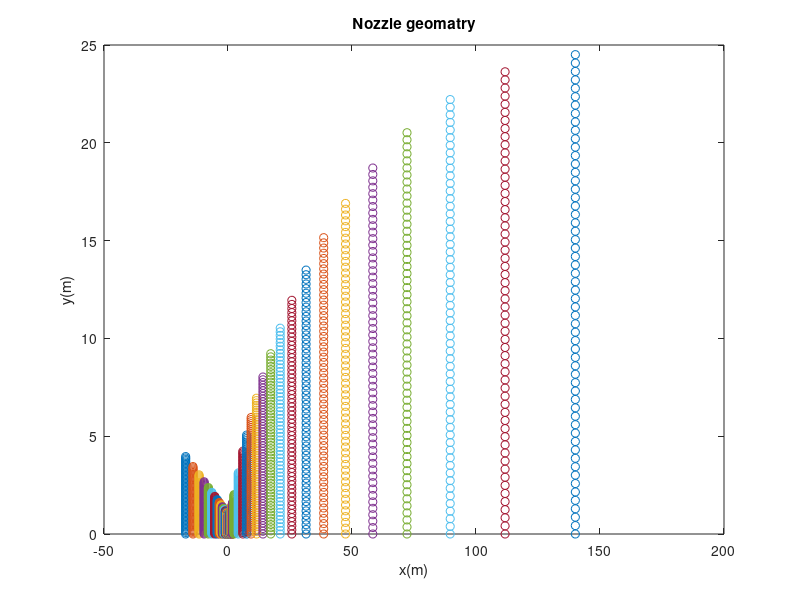
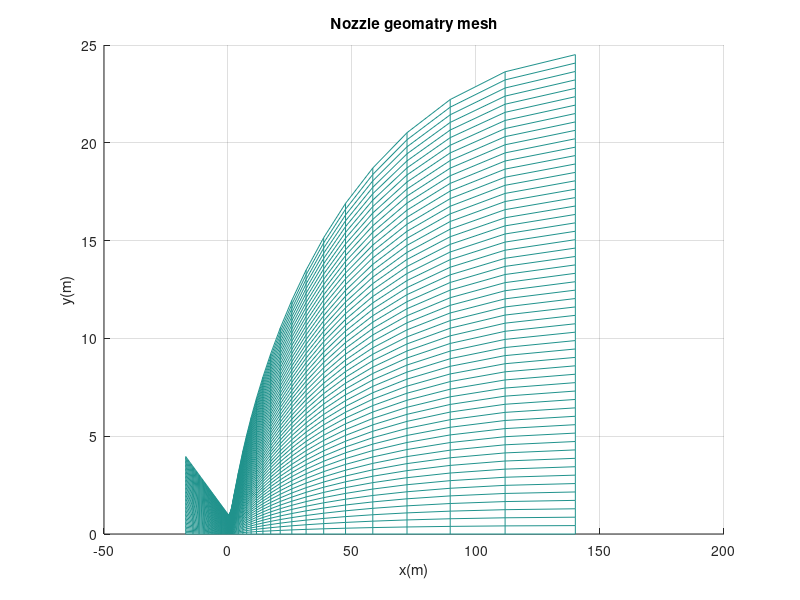

Reproduce these figures in MATLAB, in order. (Note: a time limit stopped this script after it produced the figures.)
%%%%%%%%%%%%%%%%%%%%%%%%%%%%%%%%%%%%%%%%%%%%%%%%%%%%%%%%%%%%%%%%%%%%%%%%%%%%%%

% INPUTS
% 1. 2D, grids data points file in .csv format. Which has (x,y) coordinates of
% all points of 2D plane
% 2. How many points are in x direction and in y direction
% 3. U = [rho, rho*u, rho*v, rho*w, e] at evrey point on 2D plane
% 4. Residual file, which has all five residual with time 
%%%%%%%%%%%%%%%%%%%%%%%%%%%%%%%%%%%%%%%%%%%%%%%%%%%%%%%%%%%%%%%%%%%%%%%%%%%%%%

%%%%%%%%%%%%%%%%%%%%%%%%%%%%%%%%%%%%%%%%%%%%%%%%%%%%%%%%%%%%%%%%%%%%%%%%%%%%%%
% OUTPUTS
% 1. Will plot the grids point to see the geomatry
% 2. All residial plots and automatically save them   
% 3. Plot density, X-velocity, Y-velocity, Z-velocity, p, T and Mach number(M)
% at evrey point on 2D plane
%%%%%%%%%%%%%%%%%%%%%%%%%%%%%%%%%%%%%%%%%%%%%%%%%%%%%%%%%%%%%%%%%%%%%%%%%%%%%%

clear('all');
clc ;
% grids =  csvread('gridss_Bump_2D.dat') ;
grids =  csvread('grids_Nozzle_2D.csv') ;
para =  csvread('2D_parameters_B.csv') ;
residual = csvread('Residual_Nozzle.csv') ;
%  Reading the first or grids points 
Nx = grids(1,1) ;
Ny = grids(1,2) ;

% removing the first line and keeping the grids points coordinates alone 
grids(1,:) = [] ;

% Now re-shaping the each 1-D coloum to 2D matrix  
x = reshape(grids(:,1),[Ny,Nx]) ;
y = reshape(grids(:,2),[Ny,Nx]) ;
z = zeros(Ny,Nx);

density = reshape(para(:,1),[Ny,Nx]);
densityu= reshape(para(:,2),[Ny,Nx]);
densityv= reshape(para(:,3),[Ny,Nx]);
densityw= reshape(para(:,4),[Ny,Nx]);
energy  = reshape(para(:,5),[Ny,Nx]);

for i = 1:Ny
    for j =	1:Nx	
        u(i,j) = densityu(i,j)/density(i,j) ; 
        v(i,j) = densityv(i,j)/density(i,j) ; 
        w(i,j) = densityw(i,j)/density(i,j) ; 
        pressure(i,j) = 0.4*(energy(i,j) - 0.5*density(i,j)* ...
        (u(i,j)*u(i,j)+v(i,j)*v(i,j)+w(i,j)*w(i,j)));
        temperature(i,j) = pressure(i,j) /(287.14*density(i,j)) ; 
        velocity(i,j) = sqrt(u(i,j)*u(i,j)+v(i,j)*v(i,j)+w(i,j)*w(i,j)) ;
        mach(i,j) = velocity(i,j) / sqrt(1.4*287.14*temperature(i,j)) ;
    end
end



%%%%%%%%%%%%%%%%%%%%%%%%%%%%%%%%%%%%%%%%%%%%%%%%%%%%%%%%%%%%%%%%%%%%%%%%%%%%%%
% Plotting the dimensinal parameters
%%%%%%%%%%%%%%%%%%%%%%%%%%%%%%%%%%%%%%%%%%%%%%%%%%%%%%%%%%%%%%%%%%%%%%%%%%%%%%
disp('Plotting has started, Kullu...')
%%%%%%%%%%%%%%%%%%%%%%%%%%%%%%%%%%%%%%%%%%%%%%%%%%%%%%%%%%
%% 1. Plotting the grid points
i=1;
h = figure(i) ;
plot(x,y,'o');
title('Nozzle geomatry')
xlabel('x(m)')
ylabel('y(m)')
set(gcf, 'Units', 'Normalized', 'OuterPosition', [0 0 1 1]);
% print('Nozzle_geomatry','-dpng')
saveas(h,'/home/kullu/Desktop/Acad/SEM10/DDP2/Code_DDP2/DDP2/Resluts/Nozzle_geomatry','epsc')


h = figure(i+12) ;
mesh(x,y,z,'FaceLighting','gouraud','LineWidth',0.3)
title('Nozzle geomatry mesh')
xlabel('x(m)')
ylabel('y(m)')
set(gcf, 'Units', 'Normalized', 'OuterPosition', [0 0 1 1]);
view(2)
% print('Nozzle_geomatry','-dpng')
saveas(h,'/home/kullu/Desktop/Acad/SEM10/DDP2/Code_DDP2/DDP2/Resluts/Nozzle_geomatry','epsc')



%%%%%%%%%%%%%%%%%%%%%%%%%%%%%%%%%%%%%%%%%%%%%%%%%%%%%%%%%%


%%%%%%%%%%%%%%%%%%%%%%%%%%%%%%%%%%%%%%%%%%%%%%%%%%%%%%%%%%
% 2. plotting the density, velocity, mach, p, T etc. 

%%%%%%%%%%%%%%%%%%%%%%%%%%%%%%%%
figure(i+2)
h = surf(x,y,z,mach) ;
colormap hsv
colorbar
hcb=colorbar;
shading interp;
t = title(hcb,'\bf {Mach}') ;
set(t,'Interpreter','Latex');
xlabel('\bf{x(m)}'); ylabel('\bf y(m)'); zlabel('\bf z(m)');
title(' \bf Mach Number (M), flow inside nozzle')
% view(0,90)
view(2)
set(gcf, 'Units', 'Normalized', 'OuterPosition', [0 0 1 1]);
saveas(h,'/home/kullu/Desktop/Acad/SEM10/DDP2/Code_DDP2/DDP2/Resluts/Mach','epsc')

if 1
%%%%%%%%%%%%%%%%%%%%%%%%%%%%%%%%%
figure(i+3)
h = surf(x,y,z,density) ;
colormap hsv
colorbar
hcb=colorbar;
shading interp;
t = title(hcb,'$rho$') ;
set(t,'Interpreter','Latex');
xlabel('\bf{x(m)}'); ylabel('\bf y(m)'); zlabel('\bf z(m)');
title(' \bf Density(rho), flow inside nozzle')
view(0,90)
set(gcf, 'Units', 'Normalized', 'OuterPosition', [0 0 1 1]);
saveas(h,'/home/kullu/Desktop/Acad/SEM10/DDP2/Code_DDP2/DDP2/Resluts/Density','epsc')

%%%%%%%%%%%%%%%%%%%%%%%%%%%%%%%%%
figure(i+4)
h = surf(x,y,z,velocity) ;
colormap hsv
colorbar
hcb=colorbar;
shading interp;
t = title(hcb,'$V(m/s)$') ;
set(t,'Interpreter','Latex');
xlabel('\bf{x(m)}'); ylabel('\bf y(m)'); zlabel('\bf z(m)');
title(' \bf Velocity(V), flow inside nozzle')
view(0,90)
set(gcf, 'Units', 'Normalized', 'OuterPosition', [0 0 1 1]);
saveas(h,'/home/kullu/Desktop/Acad/SEM10/DDP2/Code_DDP2/DDP2/Resluts/velocity','epsc')

%%%%%%%%%%%%%%%%%%%%%%%%%%%%%%%%%
figure(i+5)
h = surf(x,y,z,pressure) ;
colormap hsv
colorbar
hcb=colorbar;
shading interp;
t = title(hcb,'$p(N/m^2)$') ;
set(t,'Interpreter','Latex');
xlabel('\bf{x(m)}'); ylabel('\bf y(m)'); zlabel('\bf z(m)');
title(' \bf Pressure(p), flow inside nozzle')
view(0,90)
set(gcf, 'Units', 'Normalized', 'OuterPosition', [0 0 1 1]);
saveas(h,'/home/kullu/Desktop/Acad/SEM10/DDP2/Code_DDP2/DDP2/Resluts/Pressure','epsc')

%%%%%%%%%%%%%%%%%%%%%%%%%%%%%%%%%
h =figure(i+6);
surf(x,y,z,temperature) ;
colormap hsv
colorbar
hcb=colorbar;
shading interp;
t = title(hcb,'$T(K)$') ;
set(t,'Interpreter','Latex');
xlabel('\bf{x(m)}'); ylabel('\bf y(m)'); zlabel('\bf z(m)');
title(' \bf Temperature (T), flow inside nozzle')
% view(0,90)
view(2)
set(gcf, 'Units', 'Normalized', 'OuterPosition', [0 0 1 1]);
saveas(h,'/home/kullu/Desktop/Acad/SEM10/DDP2/Code_DDP2/DDP2/Resluts/Temperature','epsc')
%%%%%%%%%%%%%%%%%%%%%%%%%%%%%%%%%%%%%%%%%%%%%%%%%%%%%%%%%%
end



%%%%%%%%%%%%%%%%%%%%%%%%%%%%%%%%%%%%%%%%%%%%%%%%%%%%%%%%%%
% 3. Residuals with respect to time steps
% Density residual
h=figure(i+7);
semilogy(residual(:,1), residual(:,3),'-','LineWidth',1);
title('Density Residual')
xlabel('No. of iterations')
ylabel('Density residual')
set(gcf, 'Units', 'Normalized', 'OuterPosition', [0 0 1 1]);
saveas(h,'/home/kullu/Desktop/Acad/SEM10/DDP2/Code_DDP2/DDP2/Resluts/Density_residual','epsc')

if 1
% x-momentum residual
h=figure(i+8);
semilogy(residual(:,1), residual(:,4),'-','LineWidth',1);
title('x-momentum Residual')
xlabel('No. of iterations')
ylabel('x-momentum residual')
set(gcf, 'Units', 'Normalized', 'OuterPosition', [0 0 1 1]);
saveas(h,'/home/kullu/Desktop/Acad/SEM10/DDP2/Code_DDP2/DDP2/Resluts/X-momentun_residual','epsc')

% y-momentum residual
h=figure(i+9);
semilogy(residual(:,1), residual(:,5),'-','LineWidth',1);
title('y-momentum Residual')
xlabel('No. of iterations')
ylabel('y-momentum residual')
set(gcf, 'Units', 'Normalized', 'OuterPosition', [0 0 1 1]);
saveas(h,'/home/kullu/Desktop/Acad/SEM10/DDP2/Code_DDP2/DDP2/Resluts/Y-momentun_residual','epsc')

% z-momentum residual
h=figure(i+10);
semilogy(residual(:,1), residual(:,6),'-','LineWidth',1);
title('z-momentum Residual')
xlabel('No. of iterations')
ylabel('z-momentum residual')
set(gcf, 'Units', 'Normalized', 'OuterPosition', [0 0 1 1]);
saveas(h,'/home/kullu/Desktop/Acad/SEM10/DDP2/Code_DDP2/DDP2/Resluts/Z-momentun_residual','epsc')

% energy residual
h=figure(i+11);
semilogy(residual(:,1), residual(:,7),'-','LineWidth',1);
title('Energy Residual')
xlabel('No. of iterations')
ylabel('Energy residual')
set(gcf, 'Units', 'Normalized', 'OuterPosition', [0 0 1 1]);
saveas(h,'/home/kullu/Desktop/Acad/SEM10/DDP2/Code_DDP2/DDP2/Resluts/Energy_residual','epsc')

end
%%%%%%%%%%%%%%%%%%%%%%%%%%%%%%%%%%%%%%%%%%%%%%%%%%%%%%%%%%
disp('Resluts plotting is over, Kullu... :)')

 % close all;
